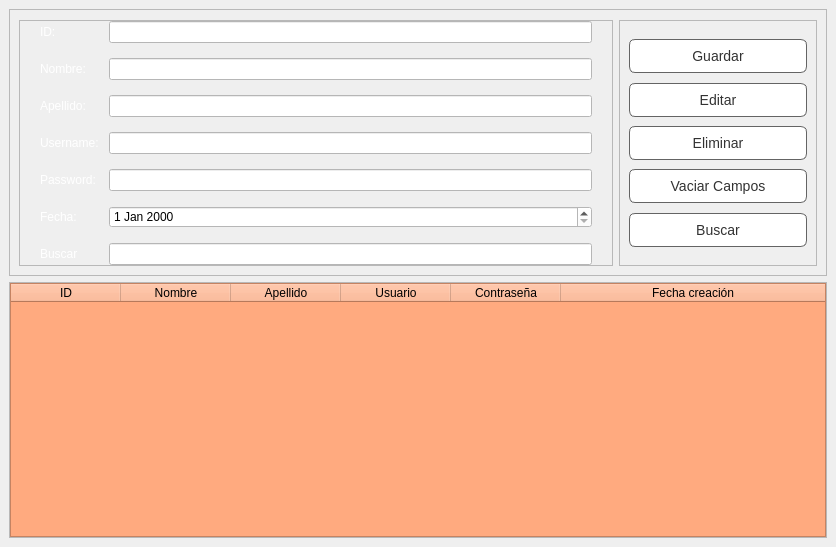
         <widget class="QWidget" name="Usuario">
          <attribute name="title">
           <string>Usuario</string>
          </attribute>
          <layout class="QVBoxLayout" name="verticalLayout_2" stretch="1,1">
           <property name="spacing">
            <number>6</number>
           </property>
           <property name="leftMargin">
            <number>9</number>
           </property>
           <property name="topMargin">
            <number>9</number>
           </property>
           <property name="rightMargin">
            <number>9</number>
           </property>
           <property name="bottomMargin">
            <number>9</number>
           </property>
           <item>
            <widget class="QFrame" name="frame_2">
             <property name="frameShape">
              <enum>QFrame::StyledPanel</enum>
             </property>
             <property name="frameShadow">
              <enum>QFrame::Raised</enum>
             </property>
             <layout class="QHBoxLayout" name="horizontalLayout_3" stretch="3,1">
              <property name="spacing">
               <number>6</number>
              </property>
              <property name="leftMargin">
               <number>9</number>
              </property>
              <property name="topMargin">
               <number>10</number>
              </property>
              <property name="rightMargin">
               <number>9</number>
              </property>
              <property name="bottomMargin">
               <number>9</number>
              </property>
              <item>
               <widget class="QFrame" name="frame_5">
                <property name="styleSheet">
                 <string notr="true"/>
                </property>
                <property name="frameShape">
                 <enum>QFrame::StyledPanel</enum>
                </property>
                <property name="frameShadow">
                 <enum>QFrame::Raised</enum>
                </property>
                <layout class="QGridLayout" name="gridLayout">
                 <property name="leftMargin">
                  <number>20</number>
                 </property>
                 <property name="topMargin">
                  <number>0</number>
                 </property>
                 <property name="rightMargin">
                  <number>20</number>
                 </property>
                 <property name="bottomMargin">
                  <number>0</number>
                 </property>
                 <property name="horizontalSpacing">
                  <number>10</number>
                 </property>
                 <property name="verticalSpacing">
                  <number>15</number>
                 </property>
                 <item row="5" column="1">
                  <widget class="QDateEdit" name="line_Usuario_Fecha">
                   <property name="styleSheet">
                    <string notr="true">background-color: rgb(255, 255, 255);
font: 10pt &quot;MS Shell Dlg 2&quot;;</string>
                   </property>
                  </widget>
                 </item>
                 <item row="5" column="0">
                  <widget class="QLabel" name="label_49">
                   <property name="styleSheet">
                    <string notr="true">font: 14pt &quot;Ubuntu&quot;;
color: rgb(255, 255, 255);</string>
                   </property>
                   <property name="text">
                    <string>Fecha:</string>
                   </property>
                  </widget>
                 </item>
                 <item row="0" column="1">
                  <widget class="QLineEdit" name="line_Usuario_Id">
                   <property name="enabled">
                    <bool>false</bool>
                   </property>
                   <property name="styleSheet">
                    <string notr="true">background-color: rgb(255, 255, 255);
font: 10pt &quot;MS Shell Dlg 2&quot;;</string>
                   </property>
                  </widget>
                 </item>
                 <item row="4" column="1">
                  <widget class="QLineEdit" name="line_Usuario_Password">
                   <property name="styleSheet">
                    <string notr="true">background-color: rgb(255, 255, 255);
font: 10pt &quot;MS Shell Dlg 2&quot;;</string>
                   </property>
                   <property name="echoMode">
                    <enum>QLineEdit::Password</enum>
                   </property>
                  </widget>
                 </item>
                 <item row="2" column="1">
                  <widget class="QLineEdit" name="line_Usuario_Apellido">
                   <property name="styleSheet">
                    <string notr="true">background-color: rgb(255, 255, 255);
font: 10pt &quot;MS Shell Dlg 2&quot;;</string>
                   </property>
                  </widget>
                 </item>
                 <item row="6" column="0">
                  <widget class="QLabel" name="label">
                   <property name="styleSheet">
                    <string notr="true">font: 14pt &quot;Ubuntu&quot;;
color: rgb(255, 255, 255);
</string>
                   </property>
                   <property name="text">
                    <string>Buscar</string>
                   </property>
                  </widget>
                 </item>
                 <item row="0" column="0">
                  <widget class="QLabel" name="label_39">
                   <property name="styleSheet">
                    <string notr="true">font: 14pt &quot;Ubuntu&quot;;
color: rgb(255, 255, 255);</string>
                   </property>
                   <property name="text">
                    <string>ID:</string>
                   </property>
                  </widget>
                 </item>
                 <item row="2" column="0">
                  <widget class="QLabel" name="label_50">
                   <property name="styleSheet">
                    <string notr="true">font: 14pt &quot;Ubuntu&quot;;
color: rgb(255, 255, 255);</string>
                   </property>
                   <property name="text">
                    <string>Apellido:</string>
                   </property>
                  </widget>
                 </item>
                 <item row="3" column="0">
                  <widget class="QLabel" name="label_47">
                   <property name="styleSheet">
                    <string notr="true">font: 14pt &quot;Ubuntu&quot;;
color: rgb(255, 255, 255);</string>
                   </property>
                   <property name="text">
                    <string>Username:</string>
                   </property>
                  </widget>
                 </item>
                 <item row="4" column="0">
                  <widget class="QLabel" name="label_48">
                   <property name="styleSheet">
                    <string notr="true">font: 14pt &quot;Ubuntu&quot;;
color: rgb(255, 255, 255);</string>
                   </property>
                   <property name="text">
                    <string>Password:</string>
                   </property>
                  </widget>
                 </item>
                 <item row="1" column="1">
                  <widget class="QLineEdit" name="line_Usuario_Nombre">
                   <property name="styleSheet">
                    <string notr="true">background-color: rgb(255, 255, 255);
font: 10pt &quot;MS Shell Dlg 2&quot;;</string>
                   </property>
                  </widget>
                 </item>
                 <item row="1" column="0">
                  <widget class="QLabel" name="label_40">
                   <property name="styleSheet">
                    <string notr="true">font: 14pt &quot;Ubuntu&quot;;
color: rgb(255, 255, 255);</string>
                   </property>
                   <property name="text">
                    <string>Nombre:</string>
                   </property>
                  </widget>
                 </item>
                 <item row="3" column="1">
                  <widget class="QLineEdit" name="line_Usuario_User">
                   <property name="styleSheet">
                    <string notr="true">background-color: rgb(255, 255, 255);
font: 10pt &quot;MS Shell Dlg 2&quot;;</string>
                   </property>
                  </widget>
                 </item>
                 <item row="6" column="1">
                  <widget class="QLineEdit" name="line_buscar_usuario">
                   <property name="styleSheet">
                    <string notr="true">background-color: rgb(255, 255, 255);
font: 10pt &quot;MS Shell Dlg 2&quot;;</string>
                   </property>
                  </widget>
                 </item>
                </layout>
               </widget>
              </item>
              <item>
               <widget class="QFrame" name="frame_6">
                <property name="styleSheet">
                 <string notr="true"/>
                </property>
                <property name="frameShape">
                 <enum>QFrame::StyledPanel</enum>
                </property>
                <property name="frameShadow">
                 <enum>QFrame::Raised</enum>
                </property>
                <layout class="QVBoxLayout" name="verticalLayout_11">
                 <property name="spacing">
                  <number>6</number>
                 </property>
                 <property name="leftMargin">
                  <number>9</number>
                 </property>
                 <property name="topMargin">
                  <number>9</number>
                 </property>
                 <property name="rightMargin">
                  <number>9</number>
                 </property>
                 <property name="bottomMargin">
                  <number>9</number>
                 </property>
                 <item>
                  <layout class="QVBoxLayout" name="verticalLayout_10">
                   <property name="spacing">
                    <number>0</number>
                   </property>
                   <property name="leftMargin">
                    <number>0</number>
                   </property>
                   <property name="topMargin">
                    <number>0</number>
                   </property>
                   <property name="rightMargin">
                    <number>0</number>
                   </property>
                   <property name="bottomMargin">
                    <number>0</number>
                   </property>
                   <item>
                    <spacer name="verticalSpacer_10">
                     <property name="orientation">
                      <enum>Qt::Vertical</enum>
                     </property>
                     <property name="sizeHint" stdset="0">
                      <size>
                       <width>20</width>
                       <height>40</height>
                      </size>
                     </property>
                    </spacer>
                   </item>
                   <item>
                    <widget class="QPushButton" name="bt_Guardar_Usuario">
                     <property name="styleSheet">
                      <string notr="true">QPushButton:hover {
    background-color: #D6D2D1;
}

QPushButton:pressed {
    background-color: #52c7ff;
}
QPushButton {
    background-color:rgb(255, 255, 255);
    border:1px solid rgb(100,100,100);
    color:rgb(50,50,50);
    padding: 8px 16px;
    border-radius: 6px;
    font-size: 14px;
}

QPushButton:hover {
    background-color: #D6D2D1;
}

QPushButton:pressed {
    background-color: #52c7ff;
}</string>
                     </property>
                     <property name="text">
                      <string>Guardar</string>
                     </property>
                    </widget>
                   </item>
                   <item>
                    <spacer name="verticalSpacer_11">
                     <property name="orientation">
                      <enum>Qt::Vertical</enum>
                     </property>
                     <property name="sizeHint" stdset="0">
                      <size>
                       <width>20</width>
                       <height>40</height>
                      </size>
                     </property>
                    </spacer>
                   </item>
                   <item>
                    <widget class="QPushButton" name="bt_Editar_Usuario">
                     <property name="styleSheet">
                      <string notr="true">QPushButton:hover {
    background-color: #D6D2D1;
}

QPushButton:pressed {
    background-color: #52c7ff;
}
QPushButton {
    background-color:rgb(255, 255, 255);
    border:1px solid rgb(100,100,100);
    color:rgb(50,50,50);
    padding: 8px 16px;
    border-radius: 6px;
    font-size: 14px;
}

QPushButton:hover {
    background-color: #D6D2D1;
}

QPushButton:pressed {
    background-color: #52c7ff;
}</string>
                     </property>
                     <property name="text">
                      <string>Editar</string>
                     </property>
                    </widget>
                   </item>
                   <item>
                    <spacer name="verticalSpacer_12">
                     <property name="orientation">
                      <enum>Qt::Vertical</enum>
                     </property>
                     <property name="sizeHint" stdset="0">
                      <size>
                       <width>20</width>
                       <height>40</height>
                      </size>
                     </property>
                    </spacer>
                   </item>
                   <item>
                    <widget class="QPushButton" name="bt_Eliminar_Usuario">
                     <property name="styleSheet">
                      <string notr="true">QPushButton:hover {
    background-color: #D6D2D1;
}

QPushButton:pressed {
    background-color: #52c7ff;
}
QPushButton {
    background-color:rgb(255, 255, 255);
    border:1px solid rgb(100,100,100);
    color:rgb(50,50,50);
    padding: 8px 16px;
    border-radius: 6px;
    font-size: 14px;
}

QPushButton:hover {
    background-color: #D6D2D1;
}

QPushButton:pressed {
    background-color: #52c7ff;
}</string>
                     </property>
                     <property name="text">
                      <string>Eliminar</string>
                     </property>
                    </widget>
                   </item>
                   <item>
                    <spacer name="verticalSpacer_13">
                     <property name="orientation">
                      <enum>Qt::Vertical</enum>
                     </property>
                     <property name="sizeHint" stdset="0">
                      <size>
                       <width>20</width>
                       <height>40</height>
                      </size>
                     </property>
                    </spacer>
                   </item>
                   <item>
                    <widget class="QPushButton" name="bt_Vaciar_Usuario">
                     <property name="styleSheet">
                      <string notr="true">QPushButton:hover {
    background-color: #D6D2D1;
}

QPushButton:pressed {
    background-color: #52c7ff;
}
QPushButton {
    background-color:rgb(255, 255, 255);
    border:1px solid rgb(100,100,100);
    color:rgb(50,50,50);
    padding: 8px 16px;
    border-radius: 6px;
    font-size: 14px;
}

QPushButton:hover {
    background-color: #D6D2D1;
}

QPushButton:pressed {
    background-color: #52c7ff;
}</string>
                     </property>
                     <property name="text">
                      <string>Vaciar Campos</string>
                     </property>
                    </widget>
                   </item>
                   <item>
                    <spacer name="verticalSpacer_30">
                     <property name="orientation">
                      <enum>Qt::Vertical</enum>
                     </property>
                     <property name="sizeHint" stdset="0">
                      <size>
                       <width>20</width>
                       <height>40</height>
                      </size>
                     </property>
                    </spacer>
                   </item>
                   <item>
                    <widget class="QPushButton" name="bt_busca_usuario">
                     <property name="styleSheet">
                      <string notr="true">QPushButton:hover {
    background-color: #D6D2D1;
}

QPushButton:pressed {
    background-color: #52c7ff;
}
QPushButton {
    background-color:rgb(255, 255, 255);
    border:1px solid rgb(100,100,100);
    color:rgb(50,50,50);
    padding: 8px 16px;
    border-radius: 6px;
    font-size: 14px;
}

QPushButton:hover {
    background-color: #D6D2D1;
}

QPushButton:pressed {
    background-color: #52c7ff;
}</string>
                     </property>
                     <property name="text">
                      <string>Buscar</string>
                     </property>
                    </widget>
                   </item>
                   <item>
                    <spacer name="verticalSpacer_9">
                     <property name="orientation">
                      <enum>Qt::Vertical</enum>
                     </property>
                     <property name="sizeHint" stdset="0">
                      <size>
                       <width>20</width>
                       <height>40</height>
                      </size>
                     </property>
                    </spacer>
                   </item>
                  </layout>
                 </item>
                </layout>
               </widget>
              </item>
             </layout>
            </widget>
           </item>
           <item>
            <widget class="QFrame" name="frame_3">
             <property name="styleSheet">
              <string notr="true"/>
             </property>
             <property name="frameShape">
              <enum>QFrame::StyledPanel</enum>
             </property>
             <property name="frameShadow">
              <enum>QFrame::Raised</enum>
             </property>
             <layout class="QVBoxLayout" name="verticalLayout_3" stretch="0">
              <property name="spacing">
               <number>0</number>
              </property>
              <property name="leftMargin">
               <number>0</number>
              </property>
              <property name="topMargin">
               <number>0</number>
              </property>
              <property name="rightMargin">
               <number>0</number>
              </property>
              <property name="bottomMargin">
               <number>0</number>
              </property>
              <item>
               <widget class="QFrame" name="frame_4">
                <property name="sizePolicy">
                 <sizepolicy hsizetype="Expanding" vsizetype="Expanding">
                  <horstretch>0</horstretch>
                  <verstretch>0</verstretch>
                 </sizepolicy>
                </property>
                <property name="styleSheet">
                 <string notr="true">background-color: rgb(255, 170, 127);</string>
                </property>
                <property name="frameShape">
                 <enum>QFrame::StyledPanel</enum>
                </property>
                <property name="frameShadow">
                 <enum>QFrame::Raised</enum>
                </property>
                <layout class="QHBoxLayout" name="horizontalLayout_2">
                 <property name="spacing">
                  <number>0</number>
                 </property>
                 <property name="leftMargin">
                  <number>0</number>
                 </property>
                 <property name="topMargin">
                  <number>0</number>
                 </property>
                 <property name="rightMargin">
                  <number>0</number>
                 </property>
                 <property name="bottomMargin">
                  <number>0</number>
                 </property>
                 <item>
                  <widget class="QTableWidget" name="tb_Usuario">
                   <property name="sizePolicy">
                    <sizepolicy hsizetype="Expanding" vsizetype="Expanding">
                     <horstretch>0</horstretch>
                     <verstretch>0</verstretch>
                    </sizepolicy>
                   </property>
                   <property name="minimumSize">
                    <size>
                     <width>800</width>
                     <height>0</height>
                    </size>
                   </property>
                   <property name="cursor" stdset="0">
                    <cursorShape>PointingHandCursor</cursorShape>
                   </property>
                   <property name="layoutDirection">
                    <enum>Qt::LeftToRight</enum>
                   </property>
                   <property name="styleSheet">
                    <string notr="true">background-color: rgb(255, 255, 255);

QTableView::item {
    min-width: 100px;
    max-width: 300px;
}</string>
                   </property>
                   <property name="frameShape">
                    <enum>QFrame::NoFrame</enum>
                   </property>
                   <property name="sizeAdjustPolicy">
                    <enum>QAbstractScrollArea::AdjustToContents</enum>
                   </property>
                   <attribute name="horizontalHeaderVisible">
                    <bool>true</bool>
                   </attribute>
                   <attribute name="horizontalHeaderCascadingSectionResizes">
                    <bool>false</bool>
                   </attribute>
                   <attribute name="horizontalHeaderDefaultSectionSize">
                    <number>110</number>
                   </attribute>
                   <attribute name="horizontalHeaderHighlightSections">
                    <bool>true</bool>
                   </attribute>
                   <attribute name="horizontalHeaderMinimumSectionSize">
                    <number>55</number>
                   </attribute>
                   <attribute name="horizontalHeaderShowSortIndicator" stdset="0">
                    <bool>false</bool>
                   </attribute>
                   <attribute name="horizontalHeaderStretchLastSection">
                    <bool>true</bool>
                   </attribute>
                   <attribute name="verticalHeaderVisible">
                    <bool>false</bool>
                   </attribute>
                   <attribute name="verticalHeaderCascadingSectionResizes">
                    <bool>false</bool>
                   </attribute>
                   <attribute name="verticalHeaderDefaultSectionSize">
                    <number>29</number>
                   </attribute>
                   <attribute name="verticalHeaderHighlightSections">
                    <bool>true</bool>
                   </attribute>
                   <attribute name="verticalHeaderMinimumSectionSize">
                    <number>28</number>
                   </attribute>
                   <attribute name="verticalHeaderShowSortIndicator" stdset="0">
                    <bool>false</bool>
                   </attribute>
                   <attribute name="verticalHeaderStretchLastSection">
                    <bool>false</bool>
                   </attribute>
                   <column>
                    <property name="text">
                     <string>ID</string>
                    </property>
                    <property name="textAlignment">
                     <set>AlignCenter</set>
                    </property>
                   </column>
                   <column>
                    <property name="text">
                     <string>Nombre</string>
                    </property>
                    <property name="textAlignment">
                     <set>AlignCenter</set>
                    </property>
                   </column>
                   <column>
                    <property name="text">
                     <string>Apellido</string>
                    </property>
                    <property name="textAlignment">
                     <set>AlignCenter</set>
                    </property>
                   </column>
                   <column>
                    <property name="text">
                     <string>Usuario</string>
                    </property>
                    <property name="textAlignment">
                     <set>AlignCenter</set>
                    </property>
                   </column>
                   <column>
                    <property name="text">
                     <string>Contraseña</string>
                    </property>
                    <property name="textAlignment">
                     <set>AlignCenter</set>
                    </property>
                   </column>
                   <column>
                    <property name="text">
                     <string>Fecha creación</string>
                    </property>
                    <property name="toolTip">
                     <string/>
                    </property>
                    <property name="whatsThis">
                     <string/>
                    </property>
                    <property name="font">
                     <font>
                      <kerning>true</kerning>
                     </font>
                    </property>
                    <property name="textAlignment">
                     <set>AlignCenter</set>
                    </property>
                   </column>
                  </widget>
                 </item>
                </layout>
               </widget>
              </item>
             </layout>
            </widget>
           </item>
          </layout>
         </widget>
